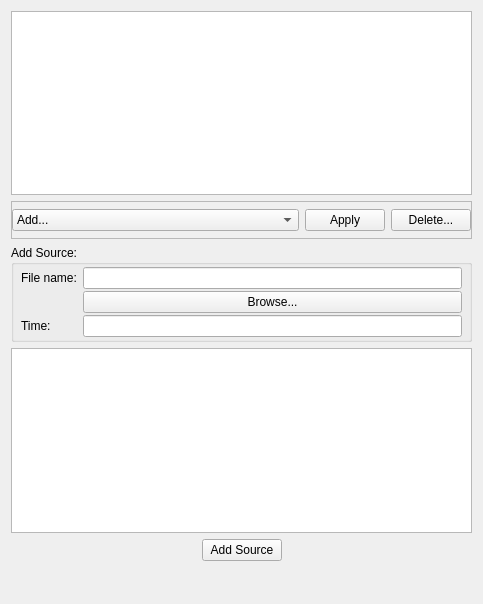
<?xml version="1.0" encoding="UTF-8"?>
<ui version="4.0">
 <class>ModelSourcesEditorWidget</class>
 <widget class="QWidget" name="ModelSourcesEditorWidget">
  <property name="geometry">
   <rect>
    <x>0</x>
    <y>0</y>
    <width>483</width>
    <height>604</height>
   </rect>
  </property>
  <property name="sizePolicy">
   <sizepolicy hsizetype="Expanding" vsizetype="Expanding">
    <horstretch>0</horstretch>
    <verstretch>0</verstretch>
   </sizepolicy>
  </property>
  <property name="windowTitle">
   <string>Model Sources Editor</string>
  </property>
  <layout class="QVBoxLayout" name="verticalLayout">
   <item>
    <widget class="QListView" name="listViewModelSources"/>
   </item>
   <item>
    <widget class="QFrame" name="frameOldModelSources">
     <property name="frameShape">
      <enum>QFrame::StyledPanel</enum>
     </property>
     <property name="frameShadow">
      <enum>QFrame::Raised</enum>
     </property>
     <layout class="QHBoxLayout" name="horizontalLayout">
      <property name="leftMargin">
       <number>0</number>
      </property>
      <property name="topMargin">
       <number>7</number>
      </property>
      <property name="rightMargin">
       <number>0</number>
      </property>
      <property name="bottomMargin">
       <number>7</number>
      </property>
      <item>
       <widget class="QComboBox" name="comboBoxAddSource">
        <property name="sizePolicy">
         <sizepolicy hsizetype="Preferred" vsizetype="Preferred">
          <horstretch>1</horstretch>
          <verstretch>0</verstretch>
         </sizepolicy>
        </property>
        <item>
         <property name="text">
          <string>Add...</string>
         </property>
        </item>
        <item>
         <property name="text">
          <string>---</string>
         </property>
        </item>
        <item>
         <property name="text">
          <string>File</string>
         </property>
        </item>
       </widget>
      </item>
      <item>
       <widget class="QPushButton" name="pushButtonApplySource">
        <property name="text">
         <string>Apply</string>
        </property>
        <property name="checkable">
         <bool>true</bool>
        </property>
       </widget>
      </item>
      <item>
       <widget class="QPushButton" name="pushButtonDeleteSource">
        <property name="text">
         <string>Delete...</string>
        </property>
       </widget>
      </item>
     </layout>
    </widget>
   </item>
   <item>
    <widget class="QGroupBox" name="groupBoxAddSource">
     <property name="sizePolicy">
      <sizepolicy hsizetype="Preferred" vsizetype="Preferred">
       <horstretch>0</horstretch>
       <verstretch>0</verstretch>
      </sizepolicy>
     </property>
     <property name="title">
      <string>Add Source:</string>
     </property>
     <layout class="QFormLayout" name="formLayout">
      <property name="verticalSpacing">
       <number>2</number>
      </property>
      <property name="leftMargin">
       <number>7</number>
      </property>
      <property name="topMargin">
       <number>2</number>
      </property>
      <property name="rightMargin">
       <number>7</number>
      </property>
      <property name="bottomMargin">
       <number>2</number>
      </property>
      <item row="1" column="0">
       <widget class="QLabel" name="labelFileName">
        <property name="text">
         <string>File name:</string>
        </property>
       </widget>
      </item>
      <item row="5" column="0">
       <widget class="QLabel" name="labelTime">
        <property name="text">
         <string>Time:</string>
        </property>
       </widget>
      </item>
      <item row="5" column="1">
       <widget class="QLineEdit" name="lineEditTime"/>
      </item>
      <item row="1" column="1">
       <widget class="QLineEdit" name="lineEditFileName"/>
      </item>
      <item row="3" column="1">
       <widget class="QPushButton" name="pushButtonBrowseFileName">
        <property name="text">
         <string>Browse...</string>
        </property>
       </widget>
      </item>
     </layout>
    </widget>
   </item>
   <item>
    <widget class="QTableView" name="tableViewModelSources"/>
   </item>
   <item>
    <layout class="QHBoxLayout" name="horizontalLayout_2">
     <item>
      <spacer name="horizontalSpacer_2">
       <property name="orientation">
        <enum>Qt::Horizontal</enum>
       </property>
       <property name="sizeHint" stdset="0">
        <size>
         <width>40</width>
         <height>20</height>
        </size>
       </property>
      </spacer>
     </item>
     <item>
      <widget class="QPushButton" name="pushButtonAddSource">
       <property name="text">
        <string>Add Source</string>
       </property>
      </widget>
     </item>
     <item>
      <spacer name="horizontalSpacer">
       <property name="orientation">
        <enum>Qt::Horizontal</enum>
       </property>
       <property name="sizeHint" stdset="0">
        <size>
         <width>40</width>
         <height>20</height>
        </size>
       </property>
      </spacer>
     </item>
    </layout>
   </item>
   <item>
    <spacer name="verticalSpacer">
     <property name="orientation">
      <enum>Qt::Vertical</enum>
     </property>
     <property name="sizeHint" stdset="0">
      <size>
       <width>20</width>
       <height>40</height>
      </size>
     </property>
    </spacer>
   </item>
  </layout>
 </widget>
 <resources/>
 <connections/>
 <slots>
  <slot>graphicsListItemClicked(QModelIndex)</slot>
  <slot>addGraphicsEntered(QString)</slot>
  <slot>deleteGraphicsClicked()</slot>
 </slots>
</ui>
